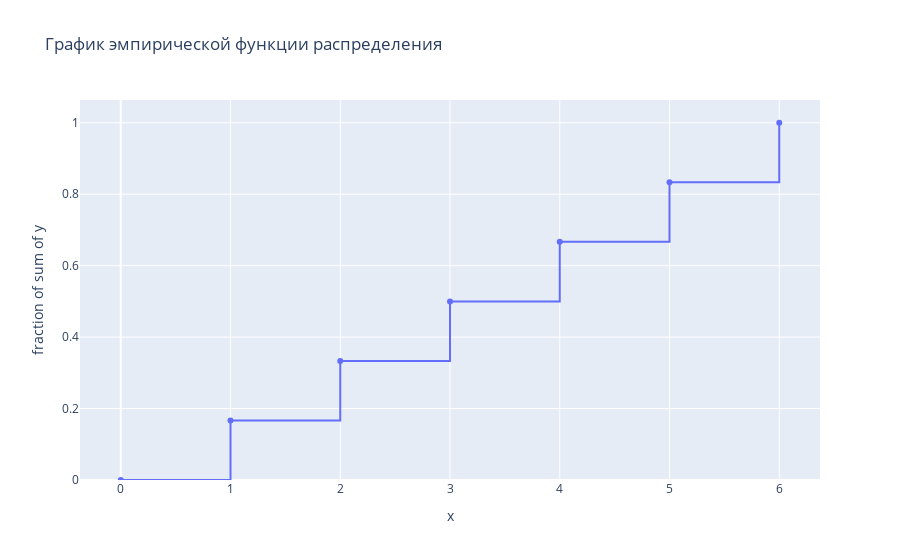

Notebook cell for this chart:
### Markdown cell above
### График эмпирической функции распределения

### Code cell
px.ecdf(x=emp_func.columns.values.tolist(), y=emp_func.values.tolist()[0], markers=True, ecdfmode="standard",
        title='График эмпирической функции распределения')

### Figure 1 — Plotly figure (JSON) as saved in the notebook; plotly's stock layout.template omitted (floating-point values rounded to 4 significant figures)
{"data": [{"hovertemplate": "x=%{x}<br>fraction of sum of y=%{y}<extra></extra>", "legendgroup": "", "line": {"dash": "solid", "shape": "hv"}, "marker": {"color": "#636efa", "symbol": "circle"}, "mode": "lines+markers", "name": "", "orientation": "v", "showlegend": false, "x": [0, 1, 2, 3, 4, 5, 6], "xaxis": "x", "y": [0.0, 0.1667, 0.3333, 0.5, 0.6667, 0.8333, 1.0], "yaxis": "y", "type": "scatter"}], "layout": {"xaxis": {"anchor": "y", "domain": [0.0, 1.0], "title": {"text": "x"}}, "yaxis": {"anchor": "x", "domain": [0.0, 1.0], "title": {"text": "fraction of sum of y"}, "rangemode": "tozero"}, "legend": {"tracegroupgap": 0}, "title": {"text": "График эмпирической функции распределения"}}}
